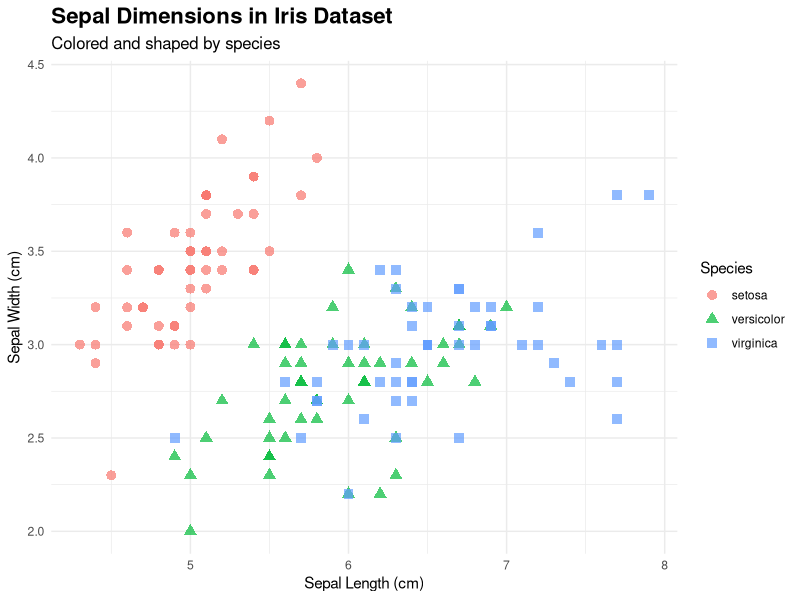

Write the R code that produced this figure.
## ---- chunk 1
library(ggplot2)

ggplot(iris, aes(x = Sepal.Length, y = Sepal.Width, color = Species, shape = Species)) +
  geom_point(size = 3, alpha = 0.7) +
  labs(
    title = "Sepal Dimensions in Iris Dataset",
    subtitle = "Colored and shaped by species",
    x = "Sepal Length (cm)",
    y = "Sepal Width (cm)",
    color = "Species",
    shape = "Species"
  ) +
  theme_minimal() +
  theme(
    plot.title = element_text(face = "bold", size = 16),
    plot.subtitle = element_text(size = 12),
    legend.position = "right"
  )

